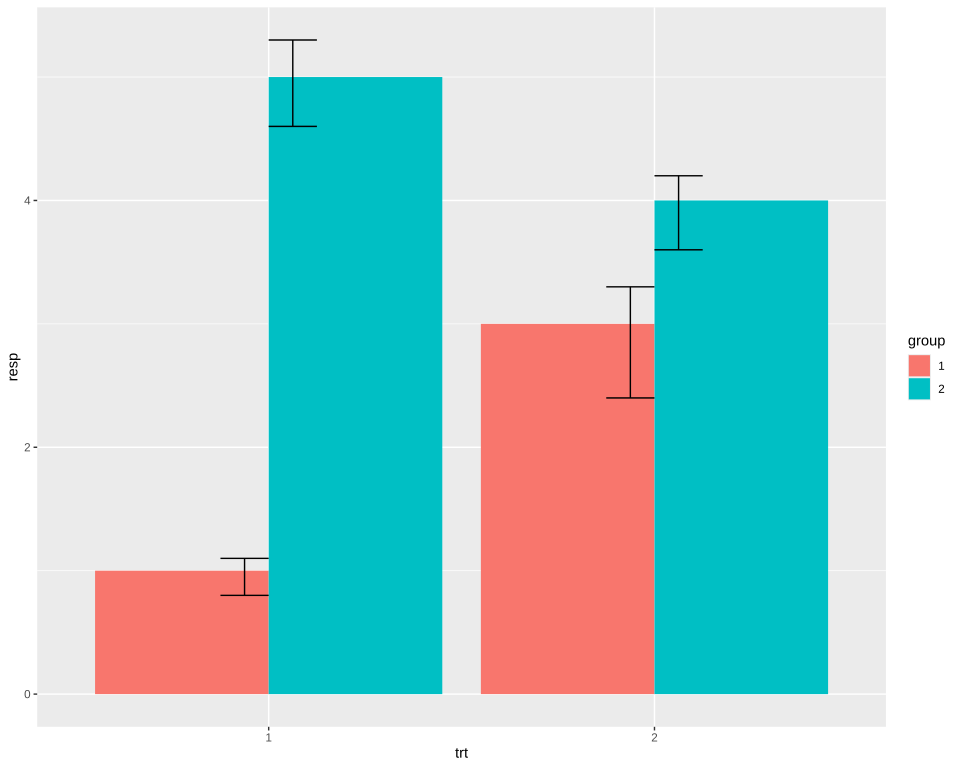

R code for this plot:
# The plot test/golden/dodge_errorbar.svg draws, drawn by ggplot2 itself, as ggplot2's own visual tests
# draw their snapshots: the independent check on that golden whenever it changes. The suite never
# runs this; it needs R, ggplot2 and vdiffr, saved as the Docker image giggly-r:ggplot2-4.0.3. From
# the repository's root:
#
#   docker run --rm -v "$PWD/test/golden":/golden:ro giggly-r:ggplot2-4.0.3 \
#     Rscript /golden/dodge_errorbar.R > dodge_errorbar.ggplot2.svg
#
# and compare the two drawings element by element, as test/golden/point.R does.
#
# The reference page's error bars dodged with position = "dodge" beside dodged columns: each
# within its own width, 0.25, so they miss the bars.
# First checked with ggplot2 4.0.3 and vdiffr 1.0.9: every element and clip path matches, the x
# axis drawn before the y as in test/golden/point.R.

library(ggplot2)

df <- data.frame(
  trt = factor(c(1, 1, 2, 2)),
  resp = c(1, 5, 3, 4),
  group = factor(c(1, 2, 1, 2)),
  upper = c(1.1, 5.3, 3.3, 4.2),
  lower = c(0.8, 4.6, 2.4, 3.6)
)

plot <- ggplot(df, aes(trt, resp, fill = group)) +
  geom_col(position = "dodge") +
  geom_errorbar(aes(ymin = lower, ymax = upper), position = "dodge", width = 0.25) +
  theme_gray()

file <- tempfile(fileext = ".svg")
vdiffr::write_svg(plot, file)
cat(readLines(file), sep = "\n")
